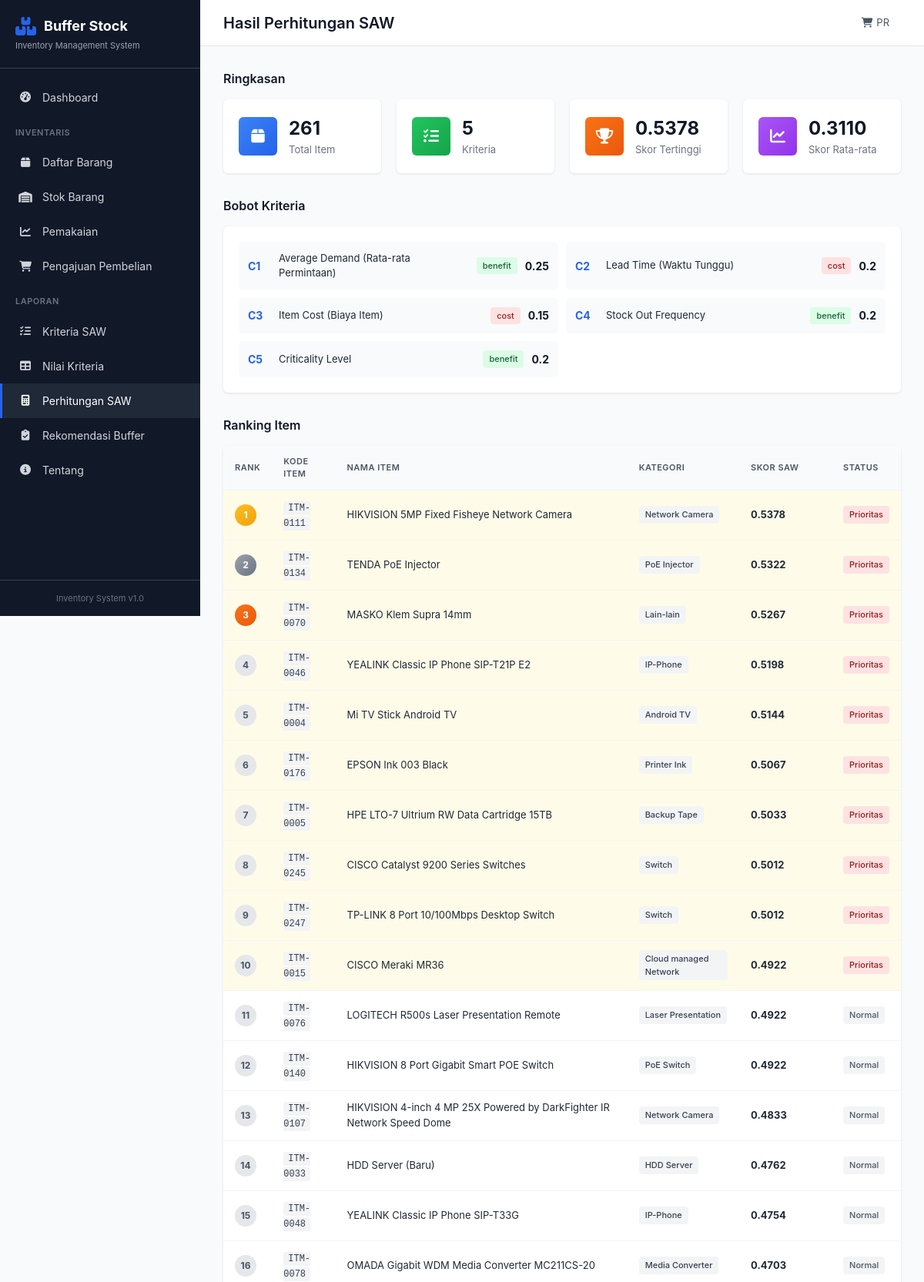
The page /calculation (upper part) on the database its author committed.
### app/models.py (models this page shows, shortened)
class Criteria(db.Model):
    __tablename__ = 'criteria'
    id = db.Column(db.Integer, primary_key=True)
    kode_kriteria = db.Column(db.String(50), unique=True, nullable=False)
    nama_kriteria = db.Column(db.String(200), nullable=False)
    bobot = db.Column(db.Float, nullable=False)
    tipe = db.Column(db.String(20), nullable=False)  # 'benefit' atau 'cost'
    keterangan = db.Column(db.Text)
    parent_id = db.Column(db.Integer, db.ForeignKey('criteria.id'), nullable=True)
    criteria_values = db.relationship('CriteriaValue', backref='criteria', lazy=True)
    children = db.relationship('Criteria', backref=db.backref('parent', remote_side=[id]), lazy=True)

class Item(db.Model):
    __tablename__ = 'items'
    id = db.Column(db.Integer, primary_key=True)
    kode_item = db.Column(db.String(50), unique=True, nullable=False)
    nama_item = db.Column(db.String(200), nullable=False)
    kategori = db.Column(db.String(100), nullable=False)
    unit = db.Column(db.String(50), default='PCS')
    harga = db.Column(db.Float, default=0)
    supplier = db.Column(db.String(200))
    lokasi_rak = db.Column(db.String(50))
    created_at = db.Column(db.DateTime, default=datetime.utcnow)
    criteria_values = db.relationship('CriteriaValue', backref='item', lazy=True, cascade='all, delete-orphan')

### app/routes.py (the view)
@main_bp.route('/calculation')
def calculation():
    calc = SAWCalculator()
    results = calc.calculate()
    if not results:
        flash('Tidak ada data untuk dihitung. Pastikan data item dan kriteria tersedia.', 'error')
        return redirect(url_for('main.index'))
    return render_template('calculation/index.html', results=results)

### app/saw_algorithm.py (called while the page is built)
    def get_data(self):
        self.alternatives = Item.query.all()
        if not self.alternatives:
            return False
        self.criteria = Criteria.query.filter_by(parent_id=None).order_by(Criteria.kode_kriteria).all()
        if not self.criteria:
            self.criteria = Criteria.query.order_by(Criteria.kode_kriteria).all()
        return True

    def calculate_weighted_scores(self):
        n_alternatives = len(self.normalized_matrix)
        n_criteria = len(self.normalized_matrix[0]) if self.normalized_matrix else 0
        self.weighted_matrix = [[0.0 for _ in range(n_criteria)] for _ in range(n_alternatives)]
        for j in range(n_criteria):
            weight = getattr(self.criteria[j], 'bobot', None) or getattr(self.criteria[j], 'weight', None)
            if weight is None:
                weight = self.criteria_spec[j]['bobot']
            for i in range(n_alternatives):
                self.weighted_matrix[i][j] = self.normalized_matrix[i][j] * weight
        self.scores = [sum(self.weighted_matrix[i]) for i in range(n_alternatives)]
        return self.scores

    def rank_alternatives(self):
        rankings = []
        for i, item in enumerate(self.alternatives):
            rankings.append({
                'rank': 0,
                'item_id': item.id,
                'kode_item': item.kode_item,
                'nama_item': item.nama_item,
                'kategori': item.kategori,
                'lokasi_rak': item.lokasi_rak,
                'score': float(self.scores[i]),
                'original_values': self.decision_matrix[i],
                'normalized_values': self.normalized_matrix[i],
                'weighted_values': self.weighted_matrix[i]
            })
        rankings.sort(key=lambda x: x['score'], reverse=True)
        for i, r in enumerate(rankings):
            r['rank'] = i + 1
        return rankings

### app/templates/calculation/index.html (shortened to what this page needs)
{% extends 'base.html' %}
{% block page_title %}Hasil Perhitungan SAW{% endblock %}
{% block content %}
{% if results %}
<div class="section">
    <h2 class="section-title">Ringkasan</h2>
    <div class="stats-grid">
        <div class="stat-card">
            <div class="stat-icon blue"><i class="fas fa-box"></i></div>
            <div class="stat-info"><h3>{{ results.summary.total_items }}</h3><p>Total Item</p></div>
        </div>
        <div class="stat-card">
            <div class="stat-icon green"><i class="fas fa-list-check"></i></div>
            <div class="stat-info"><h3>{{ results.summary.total_criteria }}</h3><p>Kriteria</p></div>
        </div>
        <div class="stat-card">
            <div class="stat-icon orange"><i class="fas fa-trophy"></i></div>
            <div class="stat-info"><h3>{{ "%.4f"|format(results.summary.highest_score) }}</h3><p>Skor Tertinggi</p></div>
        </div>
        <div class="stat-card">
            <div class="stat-icon purple"><i class="fas fa-chart-line"></i></div>
            <div class="stat-info"><h3>{{ "%.4f"|format(results.summary.average_score) }}</h3><p>Skor Rata-rata</p></div>
        </div>
    </div>
</div>
<div class="section">
    <h2 class="section-title">Bobot Kriteria</h2>
    <div class="card">
        <div class="criteria-weights">
            {% for c in results.criteria %}
            <div class="weight-item">
                <span class="weight-code">{{ c.kode }}</span>
                <span class="weight-name">{{ c.nama }}</span>
                <span class="badge {% if c.tipe == 'benefit' %}badge-success{% else %}badge-danger{% endif %}">{{ c.tipe }}</span>
                <span class="weight-value">{{ c.bobot }}</span>
            </div>
            {% endfor %}
        </div>
    </div>
</div>
<div class="section">
    <h2 class="section-title">Ranking Item</h2>
    <div class="card">
        <div class="table-responsive">
            <table class="data-table ranking-table">
                <thead>
                    <tr>
                        <th>Rank</th>
                        <th>Kode Item</th>
                        <th>Nama Item</th>
                        <th>Kategori</th>
                        <th>Skor SAW</th>
                        <th>Status</th>
                    </tr>
                </thead>
                <tbody>
                    {% for r in results.rankings %}
                    <tr class="{% if r.rank <= 10 %}top-rank{% endif %}">
                        <td>
                            <span class="rank-badge rank-{{ r.rank if r.rank <= 3 else 'other' }}">{{ r.rank }}</span>
                        </td>
                        <td><code>{{ r.kode_item }}</code></td>
                        <td>{{ r.nama_item }}</td>
                        <td><span class="badge">{{ r.kategori }}</span></td>
                        <td class="score-cell">
                            <strong>{{ "%.4f"|format(r.score) }}</strong>
                        </td>
                        <td>
                            {% if r.rank <= 10 %}
                            <span class="badge badge-priority">Prioritas</span>
                            {% else %}
                            <span class="badge badge-normal">Normal</span>
                            {% endif %}
                        </td>
                    </tr>
                    {% endfor %}
                </tbody>
            </table>
        </div>
    </div>
</div>
{% endif %}
{% endblock %}

### app/static/css/style.css (style rules this page uses)
:root { --primary: #2563eb; --primary-dark: #1d4ed8; --success: #16a34a; --danger: #dc2626; --warning: #ea580c; --info: #0891b2; --gray-50: #f9fafb; --gray-100: #f3f4f6; --gray-200: #e5e7eb; --gray-300: #d1d5db; --gray-400: #9ca3af; --gray-500: #6b7280; --gray-600: #4b5563; --gray-700: #374151; --gray-800: #1f2937; --gray-900: #111827; --sidebar-width: 260px; --header-height: 60px; --border-radius: 6px; --shadow: 0 1px 3px rgba(0,0,0,0.1); --shadow-md: 0 4px 6px rgba(0,0,0,0.1); }
* { margin: 0; padding: 0; box-sizing: border-box; }
body { font-family: -apple-system, BlinkMacSystemFont, 'Segoe UI', Roboto, 'Helvetica Neue', Arial, sans-serif; font-size: 14px; line-height: 1.5; color: var(--gray-800); background: var(--gray-50); }
.section { margin-bottom: 30px; }
.section-title { font-size: 16px; font-weight: 600; color: var(--gray-900); margin-bottom: 15px; display: flex; align-items: center; gap: 8px; }
.card { background: white; border-radius: var(--border-radius); box-shadow: var(--shadow); overflow: hidden; }
.stats-grid { display: grid; grid-template-columns: repeat(auto-fit, minmax(200px, 1fr)); gap: 20px; }
.stat-card { background: white; border-radius: var(--border-radius); padding: 20px; display: flex; align-items: center; gap: 15px; box-shadow: var(--shadow); }
.stat-icon { width: 50px; height: 50px; border-radius: var(--border-radius); display: flex; align-items: center; justify-content: center; font-size: 20px; color: white; }
.stat-icon.blue { background: linear-gradient(135deg, #3b82f6, #2563eb); }
.stat-icon.green { background: linear-gradient(135deg, #22c55e, #16a34a); }
.stat-icon.orange { background: linear-gradient(135deg, #f97316, #ea580c); }
.stat-icon.purple { background: linear-gradient(135deg, #a855f7, #9333ea); }
.stat-info h3 { font-size: 24px; font-weight: 700; color: var(--gray-900); }
.stat-info p { font-size: 13px; color: var(--gray-500); }
.table-responsive { overflow-x: auto; }
.data-table { width: 100%; border-collapse: collapse; font-size: 13px; }
.data-table th, .data-table td { padding: 12px 15px; text-align: left; border-bottom: 1px solid var(--gray-100); }
.data-table th { background: var(--gray-50); font-weight: 600; color: var(--gray-600); text-transform: uppercase; font-size: 11px; letter-spacing: 0.5px; }
.badge { display: inline-block; padding: 3px 8px; background: var(--gray-100); color: var(--gray-700); border-radius: 4px; font-size: 11px; font-weight: 500; }
.badge-success { background: #dcfce7; color: #166534; }
.badge-danger { background: #fee2e2; color: #991b1b; }
.badge-priority { background: #fee2e2; color: #991b1b; }
.badge-normal { background: #f3f4f6; color: #4b5563; }
.rank-badge { display: inline-flex; align-items: center; justify-content: center; width: 28px; height: 28px; border-radius: 50%; font-size: 12px; font-weight: 700; }
.rank-1 { background: linear-gradient(135deg, #fbbf24, #f59e0b); color: white; }
.rank-2 { background: linear-gradient(135deg, #9ca3af, #6b7280); color: white; }
.rank-3 { background: linear-gradient(135deg, #f97316, #ea580c); color: white; }
.rank-other { background: var(--gray-200); color: var(--gray-600); }
.score-cell { min-width: 120px; }
.criteria-weights { display: grid; grid-template-columns: repeat(auto-fit, minmax(300px, 1fr)); gap: 10px; padding: 20px; }
.weight-item { display: flex; align-items: center; gap: 10px; padding: 12px; background: var(--gray-50); border-radius: var(--border-radius); }
.weight-code { font-weight: 700; color: var(--primary); min-width: 30px; }
.weight-name { flex: 1; font-size: 13px; }
.weight-value { font-weight: 700; color: var(--gray-900); }
.ranking-table .top-rank { background: #fefce8; }
code { font-family: 'Courier New', monospace; font-size: 12px; background: var(--gray-100); padding: 2px 6px; border-radius: 3px; color: var(--gray-700); }

### rows shown on the page
Criteria: kode "C1", nama "Average Demand (Rata-rata Permintaan)", tipe "benefit", bobot "0.25"
Criteria: kode "C2", nama "Lead Time (Waktu Tunggu)", tipe "cost", bobot "0.2"
Criteria: kode "C3", nama "Item Cost (Biaya Item)", tipe "cost", bobot "0.15"
Criteria: kode "C4", nama "Stock Out Frequency", tipe "benefit", bobot "0.2"
Criteria: kode "C5", nama "Criticality Level", tipe "benefit", bobot "0.2"
Item: rank "1", kode_item "ITM-0111", nama_item "HIKVISION 5MP Fixed Fisheye Network Camera", kategori "Network Camera", score "0.5378", shows "Prioritas"
Item: rank "2", kode_item "ITM-0134", nama_item "TENDA PoE Injector", kategori "PoE Injector", score "0.5322", shows "Prioritas"
Item: rank "3", kode_item "ITM-0070", nama_item "MASKO Klem Supra 14mm", kategori "Lain-lain", score "0.5267", shows "Prioritas"
Item: rank "4", kode_item "ITM-0046", nama_item "YEALINK Classic IP Phone SIP-T21P E2", kategori "IP-Phone", score "0.5198", shows "Prioritas"
Item: rank "5", kode_item "ITM-0004", nama_item "Mi TV Stick Android TV", kategori "Android TV", score "0.5144", shows "Prioritas"
Item: rank "6", kode_item "ITM-0176", nama_item "EPSON Ink 003 Black", kategori "Printer Ink", score "0.5067", shows "Prioritas"
Item: rank "7", kode_item "ITM-0005", nama_item "HPE LTO-7 Ultrium RW Data Cartridge 15TB", kategori "Backup Tape", score "0.5033", shows "Prioritas"
Item: rank "8", kode_item "ITM-0245", nama_item "CISCO Catalyst 9200 Series Switches", kategori "Switch", score "0.5012", shows "Prioritas"
Item: rank "9", kode_item "ITM-0247", nama_item "TP-LINK 8 Port 10/100Mbps Desktop Switch", kategori "Switch", score "0.5012", shows "Prioritas"
Item: rank "10", kode_item "ITM-0015", nama_item "CISCO Meraki MR36", kategori "Cloud managed Network", score "0.4922", shows "Prioritas"
Item: rank "11", kode_item "ITM-0076", nama_item "LOGITECH R500s Laser Presentation Remote", kategori "Laser Presentation", score "0.4922", shows "Normal"
Item: rank "12", kode_item "ITM-0140", nama_item "HIKVISION 8 Port Gigabit Smart POE Switch", kategori "PoE Switch", score "0.4922", shows "Normal"
Item: rank "13", kode_item "ITM-0107", nama_item "HIKVISION 4-inch 4 MP 25X Powered by DarkFighter IR Network Speed Dome", kategori "Network Camera", score "0.4833", shows "Normal"
Item: rank "14", kode_item "ITM-0033", nama_item "HDD Server (Baru)", kategori "HDD Server", score "0.4762", shows "Normal"
Item: rank "15", kode_item "ITM-0048", nama_item "YEALINK Classic IP Phone SIP-T33G", kategori "IP-Phone", score "0.4754", shows "Normal"
Item: rank "16", kode_item "ITM-0078", nama_item "OMADA Gigabit WDM Media Converter MC211CS-20", kategori "Media Converter", score "0.4703", shows "Normal"

### other values the page prints
{{ results.summary.total_items }} "261"
{{ results.summary.total_criteria }} "5"
{{ "%.4f"|format(results.summary.highest_score) }} "0.5378"
{{ "%.4f"|format(results.summary.average_score) }} "0.3110"
